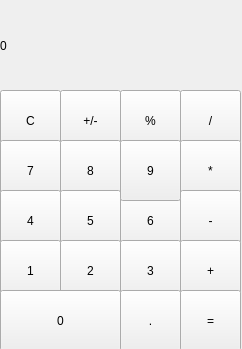
<?xml version="1.0" encoding="UTF-8"?>
<ui version="4.0">
 <class>MainWindow</class>
 <widget class="QMainWindow" name="MainWindow">
  <property name="geometry">
   <rect>
    <x>0</x>
    <y>0</y>
    <width>242</width>
    <height>349</height>
   </rect>
  </property>
  <property name="windowTitle">
   <string>MainWindow</string>
  </property>
  <property name="styleSheet">
   <string notr="true">QLabel{
qproperty-alignment: 'AlignVCenter | AlignRight';
border: 1px solid gray;
}
background-color : white;</string>
  </property>
  <widget class="QWidget" name="centralwidget">
   <widget class="QLabel" name="displayLabel">
    <property name="geometry">
     <rect>
      <x>0</x>
      <y>0</y>
      <width>241</width>
      <height>91</height>
     </rect>
    </property>
    <property name="text">
     <string>0</string>
    </property>
   </widget>
   <widget class="QPushButton" name="pushButton_AC">
    <property name="geometry">
     <rect>
      <x>0</x>
      <y>90</y>
      <width>61</width>
      <height>61</height>
     </rect>
    </property>
    <property name="text">
     <string>C</string>
    </property>
   </widget>
   <widget class="QPushButton" name="pushButton_delete">
    <property name="geometry">
     <rect>
      <x>60</x>
      <y>90</y>
      <width>61</width>
      <height>61</height>
     </rect>
    </property>
    <property name="text">
     <string>+/-</string>
    </property>
   </widget>
   <widget class="QPushButton" name="pushButton_modulus">
    <property name="geometry">
     <rect>
      <x>120</x>
      <y>90</y>
      <width>61</width>
      <height>61</height>
     </rect>
    </property>
    <property name="text">
     <string>%</string>
    </property>
   </widget>
   <widget class="QPushButton" name="pushButton_divide">
    <property name="geometry">
     <rect>
      <x>180</x>
      <y>90</y>
      <width>61</width>
      <height>61</height>
     </rect>
    </property>
    <property name="text">
     <string>/</string>
    </property>
   </widget>
   <widget class="QPushButton" name="pushButton_multiply">
    <property name="geometry">
     <rect>
      <x>180</x>
      <y>140</y>
      <width>61</width>
      <height>61</height>
     </rect>
    </property>
    <property name="text">
     <string>*</string>
    </property>
   </widget>
   <widget class="QPushButton" name="pushButton_7">
    <property name="geometry">
     <rect>
      <x>0</x>
      <y>140</y>
      <width>61</width>
      <height>61</height>
     </rect>
    </property>
    <property name="text">
     <string>7</string>
    </property>
   </widget>
   <widget class="QPushButton" name="pushButton_8">
    <property name="geometry">
     <rect>
      <x>60</x>
      <y>140</y>
      <width>61</width>
      <height>61</height>
     </rect>
    </property>
    <property name="text">
     <string>8</string>
    </property>
   </widget>
   <widget class="QPushButton" name="pushButton_6">
    <property name="geometry">
     <rect>
      <x>120</x>
      <y>190</y>
      <width>61</width>
      <height>61</height>
     </rect>
    </property>
    <property name="text">
     <string>6</string>
    </property>
   </widget>
   <widget class="QPushButton" name="pushButton_minus">
    <property name="geometry">
     <rect>
      <x>180</x>
      <y>190</y>
      <width>61</width>
      <height>61</height>
     </rect>
    </property>
    <property name="text">
     <string>-</string>
    </property>
   </widget>
   <widget class="QPushButton" name="pushButton_4">
    <property name="geometry">
     <rect>
      <x>0</x>
      <y>190</y>
      <width>61</width>
      <height>61</height>
     </rect>
    </property>
    <property name="text">
     <string>4</string>
    </property>
   </widget>
   <widget class="QPushButton" name="pushButton_5">
    <property name="geometry">
     <rect>
      <x>60</x>
      <y>190</y>
      <width>61</width>
      <height>61</height>
     </rect>
    </property>
    <property name="text">
     <string>5</string>
    </property>
   </widget>
   <widget class="QPushButton" name="pushButton_3">
    <property name="geometry">
     <rect>
      <x>120</x>
      <y>240</y>
      <width>61</width>
      <height>61</height>
     </rect>
    </property>
    <property name="text">
     <string>3</string>
    </property>
   </widget>
   <widget class="QPushButton" name="pushButton_add">
    <property name="geometry">
     <rect>
      <x>180</x>
      <y>240</y>
      <width>61</width>
      <height>61</height>
     </rect>
    </property>
    <property name="text">
     <string>+</string>
    </property>
   </widget>
   <widget class="QPushButton" name="pushButton_1">
    <property name="geometry">
     <rect>
      <x>0</x>
      <y>240</y>
      <width>61</width>
      <height>61</height>
     </rect>
    </property>
    <property name="text">
     <string>1</string>
    </property>
   </widget>
   <widget class="QPushButton" name="pushButton_2">
    <property name="geometry">
     <rect>
      <x>60</x>
      <y>240</y>
      <width>61</width>
      <height>61</height>
     </rect>
    </property>
    <property name="text">
     <string>2</string>
    </property>
   </widget>
   <widget class="QPushButton" name="pushButton_equalto">
    <property name="geometry">
     <rect>
      <x>180</x>
      <y>290</y>
      <width>61</width>
      <height>61</height>
     </rect>
    </property>
    <property name="text">
     <string>=</string>
    </property>
   </widget>
   <widget class="QPushButton" name="pushButton_0">
    <property name="geometry">
     <rect>
      <x>0</x>
      <y>290</y>
      <width>121</width>
      <height>61</height>
     </rect>
    </property>
    <property name="text">
     <string>0</string>
    </property>
   </widget>
   <widget class="QPushButton" name="pushButton_decimal">
    <property name="geometry">
     <rect>
      <x>120</x>
      <y>290</y>
      <width>61</width>
      <height>61</height>
     </rect>
    </property>
    <property name="text">
     <string>.</string>
    </property>
   </widget>
   <widget class="QPushButton" name="pushButton_9">
    <property name="geometry">
     <rect>
      <x>120</x>
      <y>140</y>
      <width>61</width>
      <height>61</height>
     </rect>
    </property>
    <property name="text">
     <string>9</string>
    </property>
   </widget>
  </widget>
 </widget>
 <resources/>
 <connections/>
</ui>
